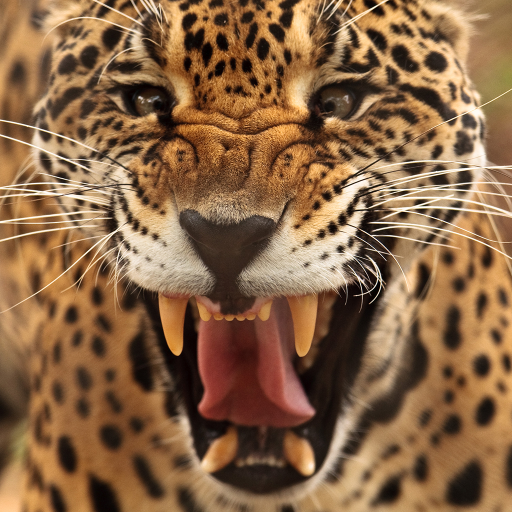
%> input picture kitku.jpg, 1024 x 1024 px (shown at 1/2 size)
$ octave Kodek_kodek.m   (GNU Octave 9; MATLAB toolbox functions it lacks are replaced by stand-ins)
%> lines starting %> are read from the running program, lines starting %| are printed output that depends on the picture
%% ENVIRONMENT PREPERATION

clear;
clc;
close all;

%% PICTURE PREPREATION
tic
inImg = imread("kitku.jpg");
%> inImg is the input picture: size 1024x1024x3 uint8; mean R, G, B 137.5, 101.8, 69.7

% RGB -> YCbCr
convColImg = rgb2ycbcr(inImg);
%> convColImg: size 1024x1024x3 uint8; mean of channels 1, 2, 3 109.4, 108.7, 146
[H, W, C] = size(convColImg);
%> H = 1024; W = 1024; C = 3

%% COMPRESSION

% 8x8 cut prep
row = ceil(H/8) * 8;
%> row = 1024
col = ceil(W/8) * 8;
%> col = 1024

% color coding
Y = double(convColImg(:,:, 1));
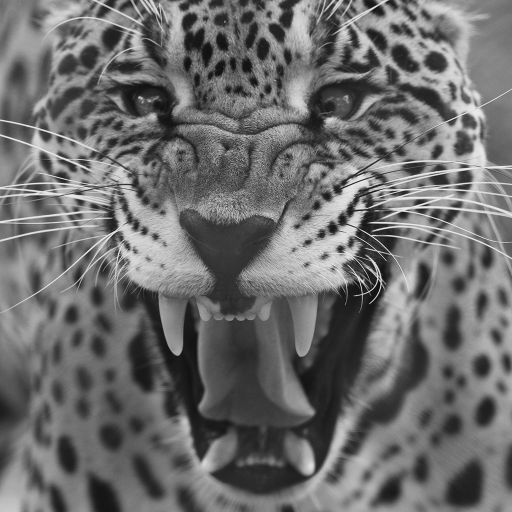
%> Y: size 1024x1024 double (shown at 1/2 size); min 16, max 235, mean 109.4
Cb = double(zeros(row/2, col/2));
Cr = double(zeros(row/2, col/2));

for i = 1 : row/2
   for j = 1 : 2 : (col/2) - 1
      Cb(i, j) = double(convColImg(i * 2 - 1, j * 2 - 1, 2));
      Cr(i, j) = double(convColImg(i * 2 - 1, j * 2, 3));
   end
   for j = 2 : 2 : col/2
      Cb(i, j) = double(convColImg(i * 2 - 1, j * 2 - 2, 2));
      Cr(i, j) = double(convColImg(i * 2 - 1, j * 2, 3));
   end
end
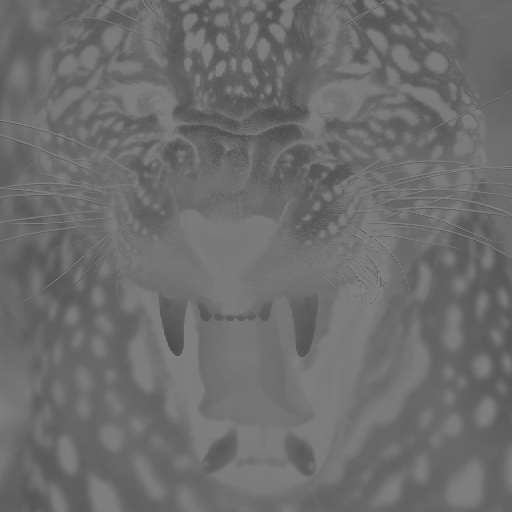
%> Cb: size 512x512 double; min 71, max 142, mean 108.7
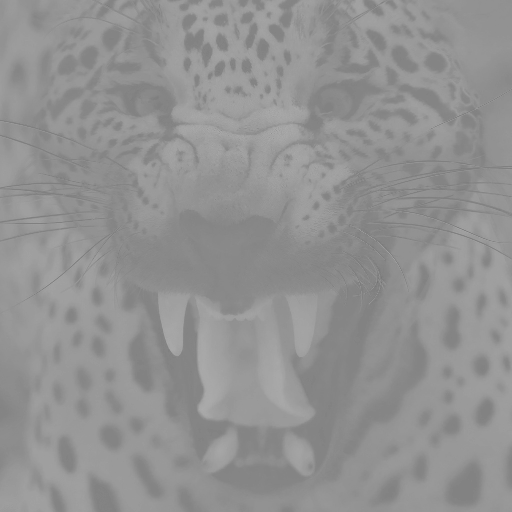
%> Cr: size 512x512 double; min 117, max 172, mean 146

% lum&chrom
lum = [ 16  11  10  16   24   40    51  61
        12  12  14  19   26   58   60   55
        14  13  16  24   40   57   69   56
        14  17  22  29   51   87   80   62
        18  22  37  56   68  109  103   77
        24  35  55  64   81  104  113   92
        49  64  78  87  103  121  120  101
        72  92  95  98  112  100  103   99 ];

chr = [ 17,  18,  24,  47,  99,  99,  99,  99;
        18,  21,  26,  66,  99,  99,  99,  99;
        24,  26,  56,  99,  99,  99,  99,  99;
        47,  66,  99,  99,  99,  99,  99,  99;
        99,  99,  99,  99,  99,  99,  99,  99;
        99,  99,  99,  99,  99,  99,  99,  99;
        99,  99,  99,  99,  99,  99,  99,  99;
        99,  99,  99,  99,  99,  99,  99,  99 ];

% DCT separatly
YDCT = blkproc(Y, [8 8], 'dct2(x)');
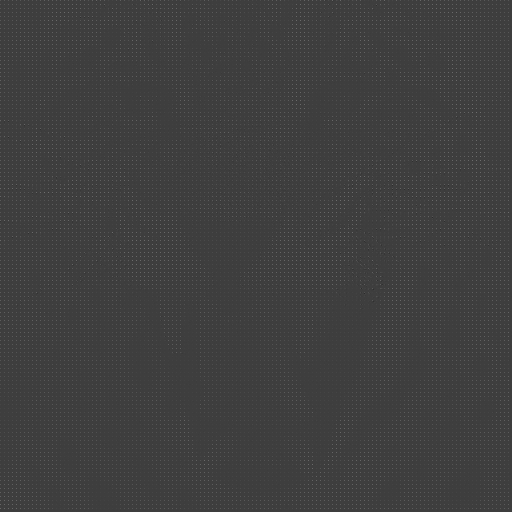
%> YDCT: size 1024x1024 double (shown at 1/2 size); min -588.1, max 1828.8, mean 13.7; drawn with min black and max white
CbDCT = blkproc(Cb, [8 8], 'dct2(x)');
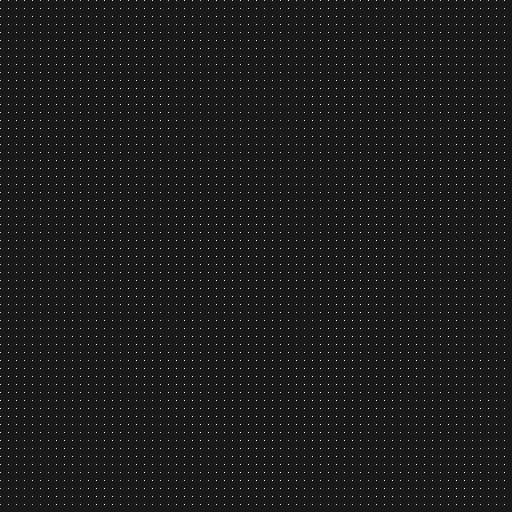
%> CbDCT: size 512x512 double; min -113.6, max 1013.8, mean 13.6; drawn with min black and max white
CrDCT = blkproc(Cr, [8 8], 'dct2(x)');

YDCT = blkproc(YDCT, [8 8], 'round(x./P1)', lum);  YDCT = YDCT + 128;
%> after `YDCT = YDCT + 128`:
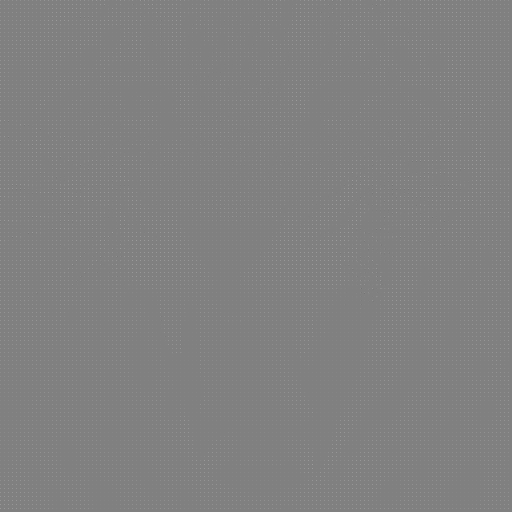
%> YDCT: size 1024x1024 double (shown at 1/2 size); min 77, max 242, mean 128.9
CbDCT = blkproc(CbDCT, [8 8], 'round(x./P1)', chr); CbDCT = CbDCT + 128;
%> after `CbDCT = CbDCT + 128`:
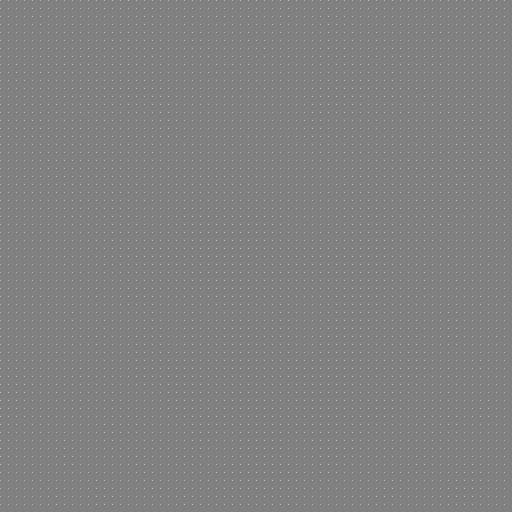
%> CbDCT: size 512x512 double; min 122, max 188, mean 128.8
CrDCT = blkproc(CrDCT, [8 8], 'round(x./P1)', chr); CrDCT = CrDCT + 128;

% Huffman for each color
Hy = floor(YDCT(:));
Hcb = floor(CbDCT(:));
Hcr = floor(CrDCT(:));

[Xy, Yy] = size(Y);
%> Xy = 1024; Yy = 1024
[Xcb, Ycb] = size(Cb);
%> Xcb = 512; Ycb = 512
[Xcr, Ycr] = size(Cr);
%> Xcr = 512; Ycr = 512

H1y = floor(YDCT(:));
H2y = zeros(1, 256);
H1cb = floor(CbDCT(:));
H2cb = zeros(1, 256);
H1cr = floor(CrDCT(:));
H2cr = zeros(1, 256);
k = 0:255;

for i = 1:256
   P1(i) = length(find(H1y == i - 1))/(Xy * Yy);
   P2(i) = length(find(H1cb == i - 1))/(Xcb * Ycb);
   P3(i) = length(find(H1cr == i - 1))/(Xcr * Ycr);
end
%> after the loop, P1 = 256 values, max 0.874 at index 129, min 0 at index 1, mean 0.00391; P2 = 256 values, max 0.961 at index 129, min 0 at index 1, mean 0.00391; P3 = 256 values, max 0.966 at index 129, min 0 at index 1, mean 0.00391

% dictionary
dicY = huffmandict(k, P1);
%> dicY = 256 items
dicCb = huffmandict(k, P2);
%> dicCb = 256 items
dicCr = huffmandict(k, P3);
%> dicCr = 256 items

encY = huffmanenco(Hy,dicY);
encCb = huffmanenco(Hcb,dicCb);
encCr = huffmanenco(Hcr,dicCr);

% save compressed file
save('compressedPicture.JSR', 'dicY', 'encY', 'dicCb', 'encCb', 'dicCr', 'encCr', '-mat');
